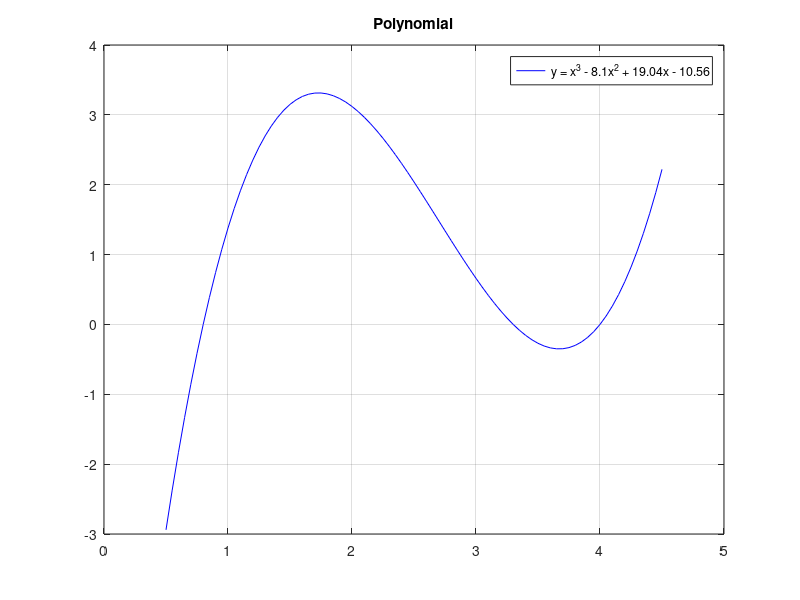

The MATLAB script that drew this image: (Note: this script raises an error after producing the figure.)
% Лабораторная работа №3. Приближение данных по методу наименьших квадратов
% ВАРИАНТ 70
% A) Приближение данных полиномиальным МНК
% 1. Приближение данных полиномиальным МНК при помощи функции `polyfit`
%1.1
a=0.5; b=4.5; x=a:0.05:b;
p = [1, -8.1, 19.04, -10.56];
p_legend = 'y = x^3 - 8.1x^2 + 19.04x - 10.56';
y = polyval(p, x);

plot(x, y, 'b'); grid on;
legend(p_legend); title('Polynomial');
saveas(gcf, '1.png'); hold off;

%1.2
x = linspace(a,b,150); t = linspace(a,b,1001); rng(1);
y = polyval(p,x) + randn(size(x));

% P 1
p1 = polyfit(x,y,1); y1 = polyval(p1,t);
err1 = y - polyval(p1,x);

subplot(2,1,1);
plot(x, y, 'b.');
hold on; grid on;
plot(t, y1, 'r');
xlabel('x'); ylabel('y');
title('Approximation with polynomial with degree 1'); hold off;

subplot(2, 1, 2);
plot(x, err1,'r.'); grid on;
xlabel('x'); ylabel('Err'); title('max error ', max(abs(err1)));
saveas(gcf, '2.png'); 


% P 2
p2 = polyfit(x,y,2); y2 = polyval(p2,t);
err2 = y - polyval(p2, x);

subplot(2,1,1);
plot(x, y, 'b.');
hold on; grid on;
plot(t, y2, 'r');
xlabel('x'); ylabel('y');
title('Approximation with polynomial with degree 2'); hold off;

subplot(2, 1, 2);
plot(x, err2,'r.'); grid on;
xlabel('x'); ylabel('Err'); title('max error ', max(abs(err2)));
saveas(gcf, '3.png');



% P 3
p3 = polyfit(x,y,3); y3 = polyval(p3,t);
err3 = y - polyval(p3, x);

subplot(2,1,1);
plot(x, y, 'b.');
hold on; grid on;
plot(t, y3, 'r');
xlabel('x'); ylabel('y');
title('Approximation with polynomial with degree 3'); hold off;

subplot(2, 1, 2);
plot(x, err3,'r.'); grid on;
xlabel('x'); ylabel('Err'); title('max error ', max(abs(err3)));
saveas(gcf, '4.png');



% P 4
p4 = polyfit(x,y,4); y4 = polyval(p4,t);
err4 = y - polyval(p4, x);

subplot(2,1,1);
plot(x, y, 'b.');
hold on; grid on;
plot(t, y4, 'r');
xlabel('x'); ylabel('y');
title('Approximation with polynomial with degree 4'); hold off;

subplot(2, 1, 2);
plot(x, err4,'r.'); grid on;
xlabel('x'); ylabel('Err'); title('max error ', max(abs(err4)));
saveas(gcf, '5.png');